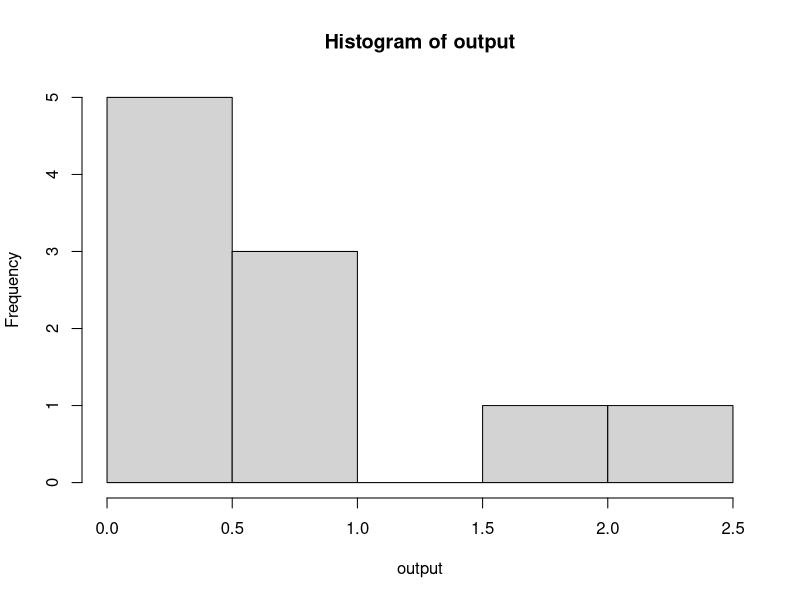
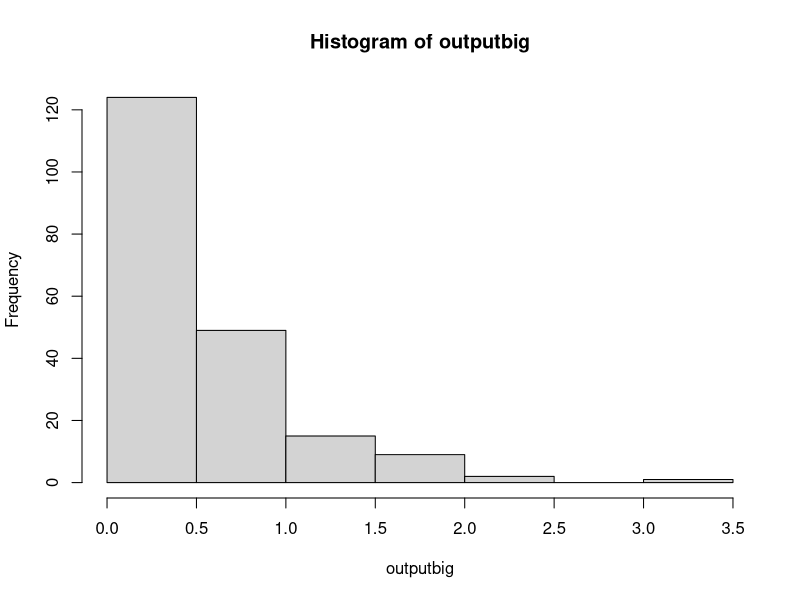

The R script that drew these images, in order:
#M200A COALESCENCE EXERCISES,Dr. Kirk Lohmueller, Fall 2015
#Hayley Stansell
#
#
getwd()
setwd("C:\\Users\\Hayley\\eeb201hayleystansell")
getwd()
#
#
?rexp
#
output<-rexp(10,2)
#[1] 0.21809588 1.70468865 1.24958590 0.03783002 0.65334166 0.31265010 0.25168173 0.32412173 0.05198139 0.64820064
output
hist(output)
#This shows that most outputs are clustering just below 0.5
outputbig<-rexp(200,2)
outputbig
mean(outputbig)
#[1] 0.4781231
hist(outputbig)
#
#
#############################################################################################Exercise FIVE###############
#
#From previous work, it seems that the rate of coalescence should be 1/2N , where 2N is number of chromosomes
#
#
#############################################################################################EXERCISE SIX###############
#
#
rate<-1/20000
mean(rexp(10000, rate))
#[1] 19712.04
